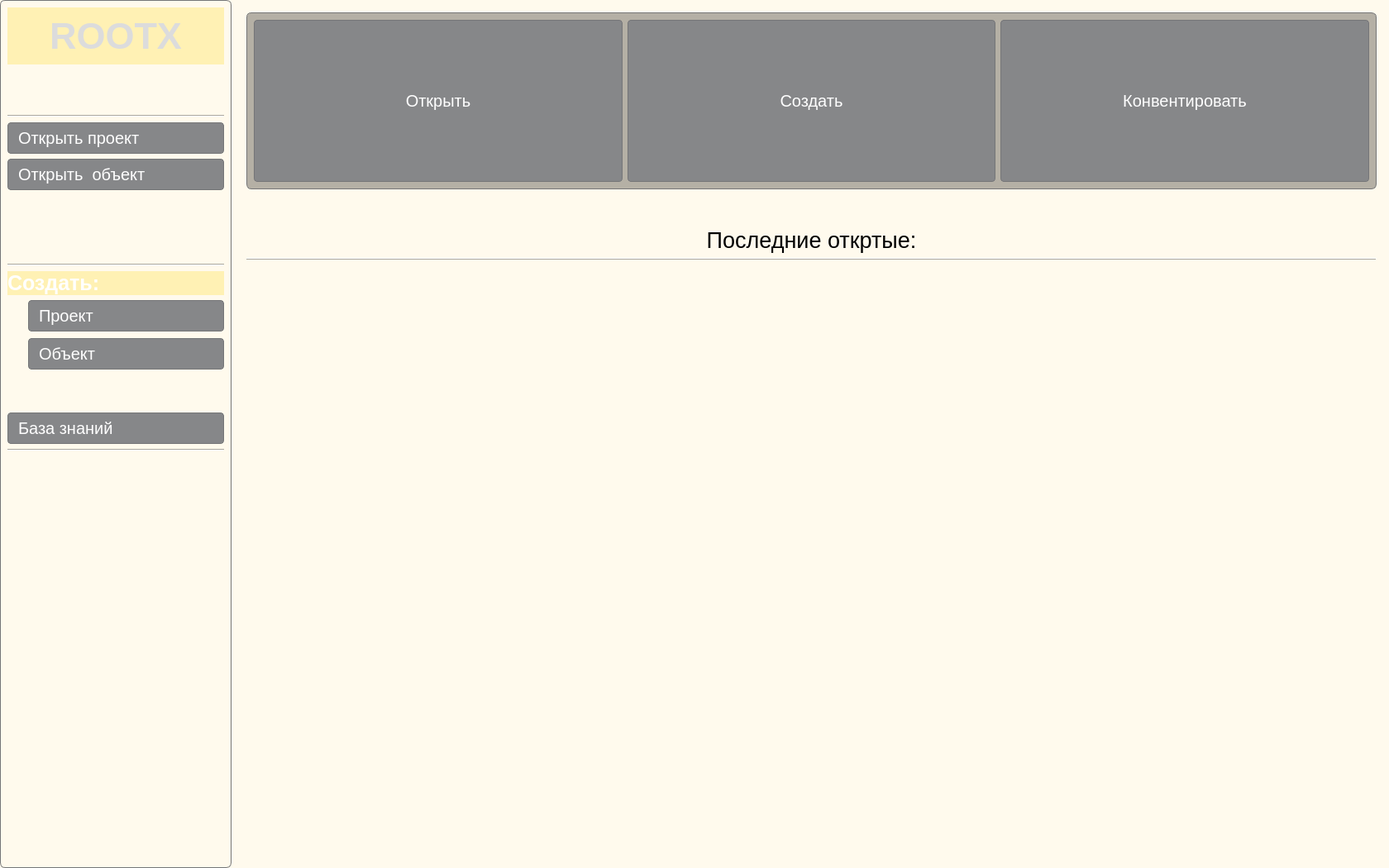
<?xml version="1.0" encoding="UTF-8"?>
<ui version="4.0">
 <class>BaseMenu</class>
 <widget class="QWidget" name="BaseMenu">
  <property name="geometry">
   <rect>
    <x>0</x>
    <y>0</y>
    <width>1680</width>
    <height>1050</height>
   </rect>
  </property>
  <property name="windowTitle">
   <string>Form</string>
  </property>
  <layout class="QHBoxLayout" name="horizontalLayout">
   <property name="spacing">
    <number>0</number>
   </property>
   <property name="leftMargin">
    <number>0</number>
   </property>
   <property name="topMargin">
    <number>0</number>
   </property>
   <property name="rightMargin">
    <number>0</number>
   </property>
   <property name="bottomMargin">
    <number>0</number>
   </property>
   <item>
    <widget class="QWidget" name="main" native="true">
     <property name="styleSheet">
      <string notr="true">background-color:#FFFAED;</string>
     </property>
     <layout class="QHBoxLayout" name="horizontalLayout_2" stretch="1,5">
      <property name="spacing">
       <number>3</number>
      </property>
      <property name="leftMargin">
       <number>0</number>
      </property>
      <property name="topMargin">
       <number>0</number>
      </property>
      <property name="rightMargin">
       <number>0</number>
      </property>
      <property name="bottomMargin">
       <number>0</number>
      </property>
      <item>
       <widget class="QWidget" name="leftwidget" native="true">
        <property name="styleSheet">
         <string notr="true">QWidget#leftwidget {

  border: 1px solid #757678;
  border-radius: 6px;
}
</string>
        </property>
        <layout class="QVBoxLayout" name="verticalLayout_5" stretch="1,1,0,3,0,3,8,0,9">
         <item>
          <widget class="QWidget" name="widget" native="true">
           <property name="styleSheet">
            <string notr="true">background-color:#FFF1B4</string>
           </property>
           <layout class="QVBoxLayout" name="verticalLayout_3">
            <item>
             <widget class="QLabel" name="label_2">
              <property name="styleSheet">
               <string notr="true">background-color: transparent; border: none;
font-size: 45px;
font-weight: bold;
color: rgb(220, 220, 220);</string>
              </property>
              <property name="text">
               <string>ROOTX</string>
              </property>
              <property name="alignment">
               <set>Qt::AlignmentFlag::AlignCenter</set>
              </property>
             </widget>
            </item>
           </layout>
          </widget>
         </item>
         <item>
          <spacer name="verticalSpacer_3">
           <property name="orientation">
            <enum>Qt::Orientation::Vertical</enum>
           </property>
           <property name="sizeHint" stdset="0">
            <size>
             <width>20</width>
             <height>40</height>
            </size>
           </property>
          </spacer>
         </item>
         <item>
          <widget class="Line" name="line_2">
           <property name="orientation">
            <enum>Qt::Orientation::Horizontal</enum>
           </property>
          </widget>
         </item>
         <item>
          <layout class="QVBoxLayout" name="verticalLayout_4">
           <item>
            <widget class="QPushButton" name="pushButton_7">
             <property name="styleSheet">
              <string notr="true">QPushButton {
  background-color: #868789;
  border: 1px solid #757678;
  border-radius: 4px;
  text-align: left;
  padding: 6px 12px;
  font-size: 20px;
  color: #FFFFFF;
}
QPushButton:hover {
  background-color: #757678;
}
QPushButton:pressed {
  background-color: #636466;
}
</string>
             </property>
             <property name="text">
              <string>Открыть проект </string>
             </property>
            </widget>
           </item>
           <item alignment="Qt::AlignmentFlag::AlignTop">
            <widget class="QPushButton" name="pushButton_8">
             <property name="sizePolicy">
              <sizepolicy hsizetype="Minimum" vsizetype="Expanding">
               <horstretch>0</horstretch>
               <verstretch>0</verstretch>
              </sizepolicy>
             </property>
             <property name="styleSheet">
              <string notr="true">QPushButton {
  background-color: #868789;
  border: 1px solid #757678;
  border-radius: 4px;
  text-align: left;
  padding: 6px 12px;
  font-size: 20px;
  color: #FFFFFF;
}
QPushButton:hover {
  background-color: #757678;
}
QPushButton:pressed {
  background-color: #636466;
}
</string>
             </property>
             <property name="text">
              <string>Открыть  объект</string>
             </property>
            </widget>
           </item>
          </layout>
         </item>
         <item>
          <widget class="Line" name="line_3">
           <property name="orientation">
            <enum>Qt::Orientation::Horizontal</enum>
           </property>
          </widget>
         </item>
         <item>
          <layout class="QVBoxLayout" name="verticalLayout_6">
           <item>
            <widget class="QLabel" name="label_3">
             <property name="sizePolicy">
              <sizepolicy hsizetype="Preferred" vsizetype="Fixed">
               <horstretch>0</horstretch>
               <verstretch>0</verstretch>
              </sizepolicy>
             </property>
             <property name="styleSheet">
              <string notr="true">background-color:#FFF1B4; border: none;
font-size: 25px;
font-weight: bold;
color: white;</string>
             </property>
             <property name="text">
              <string>Создать:</string>
             </property>
            </widget>
           </item>
           <item>
            <layout class="QVBoxLayout" name="verticalLayout_7" stretch="1,1,1,10">
             <property name="spacing">
              <number>3</number>
             </property>
             <property name="leftMargin">
              <number>25</number>
             </property>
             <item alignment="Qt::AlignmentFlag::AlignTop">
              <widget class="QPushButton" name="pushButton_9">
               <property name="sizePolicy">
                <sizepolicy hsizetype="Minimum" vsizetype="Preferred">
                 <horstretch>0</horstretch>
                 <verstretch>0</verstretch>
                </sizepolicy>
               </property>
               <property name="styleSheet">
                <string notr="true">QPushButton {
  background-color: #868789;
  border: 1px solid #757678;
  border-radius: 4px;
  text-align: left;
  padding: 6px 12px;
  font-size: 20px;
  color: #FFFFFF;
}
QPushButton:hover {
  background-color: #757678;
}
QPushButton:pressed {
  background-color: #636466;
}
</string>
               </property>
               <property name="text">
                <string>Проект </string>
               </property>
              </widget>
             </item>
             <item>
              <spacer name="verticalSpacer_5">
               <property name="orientation">
                <enum>Qt::Orientation::Vertical</enum>
               </property>
               <property name="sizeHint" stdset="0">
                <size>
                 <width>20</width>
                 <height>40</height>
                </size>
               </property>
              </spacer>
             </item>
             <item alignment="Qt::AlignmentFlag::AlignTop">
              <widget class="QPushButton" name="pushButton_10">
               <property name="sizePolicy">
                <sizepolicy hsizetype="Minimum" vsizetype="Preferred">
                 <horstretch>0</horstretch>
                 <verstretch>0</verstretch>
                </sizepolicy>
               </property>
               <property name="styleSheet">
                <string notr="true">QPushButton {
  background-color: #868789;
  border: 1px solid #757678;
  border-radius: 4px;
  text-align: left;
  padding: 6px 12px;
  font-size: 20px;
  color: #FFFFFF;
}
QPushButton:hover {
  background-color: #757678;
}
QPushButton:pressed {
  background-color: #636466;
}
</string>
               </property>
               <property name="text">
                <string>Oбъект</string>
               </property>
              </widget>
             </item>
             <item>
              <spacer name="verticalSpacer_4">
               <property name="orientation">
                <enum>Qt::Orientation::Vertical</enum>
               </property>
               <property name="sizeHint" stdset="0">
                <size>
                 <width>20</width>
                 <height>40</height>
                </size>
               </property>
              </spacer>
             </item>
            </layout>
           </item>
          </layout>
         </item>
         <item>
          <widget class="QPushButton" name="pushButton_11">
           <property name="styleSheet">
            <string notr="true">QPushButton {
  background-color: #868789;
  border: 1px solid #757678;
  border-radius: 4px;
  text-align: left;
  padding: 6px 12px;
  font-size: 20px;
  color: #FFFFFF;
}
QPushButton:hover {
  background-color: #757678;
}
QPushButton:pressed {
  background-color: #636466;
}
</string>
           </property>
           <property name="text">
            <string>База знаний </string>
           </property>
          </widget>
         </item>
         <item>
          <widget class="Line" name="line">
           <property name="orientation">
            <enum>Qt::Orientation::Horizontal</enum>
           </property>
          </widget>
         </item>
         <item>
          <spacer name="verticalSpacer_2">
           <property name="orientation">
            <enum>Qt::Orientation::Vertical</enum>
           </property>
           <property name="sizeHint" stdset="0">
            <size>
             <width>20</width>
             <height>40</height>
            </size>
           </property>
          </spacer>
         </item>
        </layout>
       </widget>
      </item>
      <item>
       <widget class="QWidget" name="fillwidget" native="true">
        <layout class="QVBoxLayout" name="verticalLayout" stretch="3,1,1,10">
         <property name="leftMargin">
          <number>15</number>
         </property>
         <property name="topMargin">
          <number>15</number>
         </property>
         <property name="rightMargin">
          <number>15</number>
         </property>
         <property name="bottomMargin">
          <number>15</number>
         </property>
         <item>
          <widget class="QWidget" name="widget_2" native="true">
           <property name="styleSheet">
            <string notr="true">QWidget#widget_2 {
  background-color: #B5B0A5;
  border: 1px solid #757678;
  border-radius: 6px;
}
</string>
           </property>
           <layout class="QHBoxLayout" name="horizontalLayout_3">
            <item>
             <widget class="QPushButton" name="pushButton">
              <property name="sizePolicy">
               <sizepolicy hsizetype="Minimum" vsizetype="Expanding">
                <horstretch>0</horstretch>
                <verstretch>0</verstretch>
               </sizepolicy>
              </property>
              <property name="styleSheet">
               <string notr="true">QPushButton {
  background-color: #868789;
  border: 1px solid #757678;
  border-radius: 4px;
  text-align: center;
  padding: 6px 12px;
  font-size: 20px;
  color: #FFFFFF;
}
QPushButton:hover {
  background-color: #757678;
}
QPushButton:pressed {
  background-color: #636466;
}
</string>
              </property>
              <property name="text">
               <string>Открыть</string>
              </property>
             </widget>
            </item>
            <item>
             <widget class="QPushButton" name="pushButton_2">
              <property name="sizePolicy">
               <sizepolicy hsizetype="Minimum" vsizetype="Expanding">
                <horstretch>0</horstretch>
                <verstretch>0</verstretch>
               </sizepolicy>
              </property>
              <property name="styleSheet">
               <string notr="true">QPushButton {
  background-color: #868789;
  border: 1px solid #757678;
  border-radius: 4px;
  text-align: center;
  padding: 6px 12px;
  font-size: 20px;
  color: #FFFFFF;
}
QPushButton:hover {
  background-color: #757678;
}
QPushButton:pressed {
  background-color: #636466;
}
</string>
              </property>
              <property name="text">
               <string>Создать</string>
              </property>
             </widget>
            </item>
            <item>
             <widget class="QPushButton" name="pushButton_3">
              <property name="sizePolicy">
               <sizepolicy hsizetype="Minimum" vsizetype="Expanding">
                <horstretch>0</horstretch>
                <verstretch>0</verstretch>
               </sizepolicy>
              </property>
              <property name="styleSheet">
               <string notr="true">QPushButton {
  background-color: #868789;
  border: 1px solid #757678;
  border-radius: 4px;
  text-align: center;
  padding: 6px 12px;
  font-size: 20px;
  color: #FFFFFF;
}
QPushButton:hover {
  background-color: #757678;
}
QPushButton:pressed {
  background-color: #636466;
}
</string>
              </property>
              <property name="text">
               <string>Конвентировать</string>
              </property>
             </widget>
            </item>
           </layout>
          </widget>
         </item>
         <item>
          <widget class="QLabel" name="label">
           <property name="font">
            <font>
             <pointsize>20</pointsize>
            </font>
           </property>
           <property name="text">
            <string>Последние откртые:</string>
           </property>
           <property name="alignment">
            <set>Qt::AlignmentFlag::AlignBottom|Qt::AlignmentFlag::AlignHCenter</set>
           </property>
          </widget>
         </item>
         <item>
          <widget class="Line" name="line_4">
           <property name="frameShadow">
            <enum>QFrame::Shadow::Raised</enum>
           </property>
           <property name="lineWidth">
            <number>1</number>
           </property>
           <property name="orientation">
            <enum>Qt::Orientation::Horizontal</enum>
           </property>
          </widget>
         </item>
         <item>
          <widget class="QWidget" name="widget_3" native="true"/>
         </item>
        </layout>
       </widget>
      </item>
     </layout>
    </widget>
   </item>
  </layout>
 </widget>
 <resources/>
 <connections/>
</ui>
